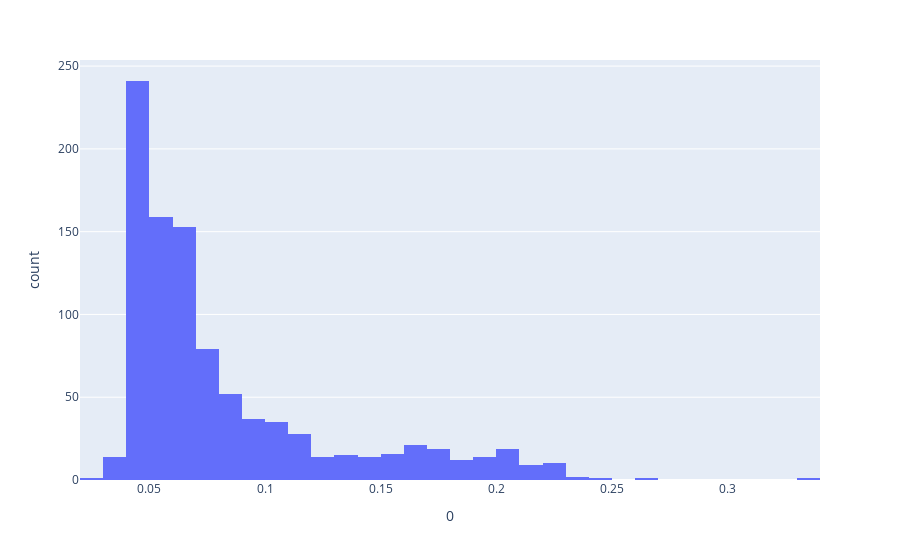

The cell this chart's notebook holds for it:
### Code cell
px.histogram(pd.DataFrame(y_pred_val), x=0)

### Figure 1 — Plotly figure (JSON) as saved in the notebook; plotly's stock layout.template omitted (floating-point values rounded to 4 significant figures; data arrays with more than 128 entries replaced by an {"elided": "..."} marker saying what was removed)
{"data": [{"alignmentgroup": "True", "bingroup": "x", "hovertemplate": "0=%{x}<br>count=%{y}<extra></extra>", "legendgroup": "", "marker": {"color": "#636efa"}, "name": "", "offsetgroup": "", "orientation": "v", "showlegend": false, "type": "histogram", "x": {"elided": "967 float values"}, "xaxis": "x", "yaxis": "y"}], "layout": {"barmode": "relative", "legend": {"tracegroupgap": 0}, "margin": {"t": 60}, "xaxis": {"anchor": "y", "domain": [0, 1], "title": {"text": "0"}}, "yaxis": {"anchor": "x", "domain": [0, 1], "title": {"text": "count"}}}}
